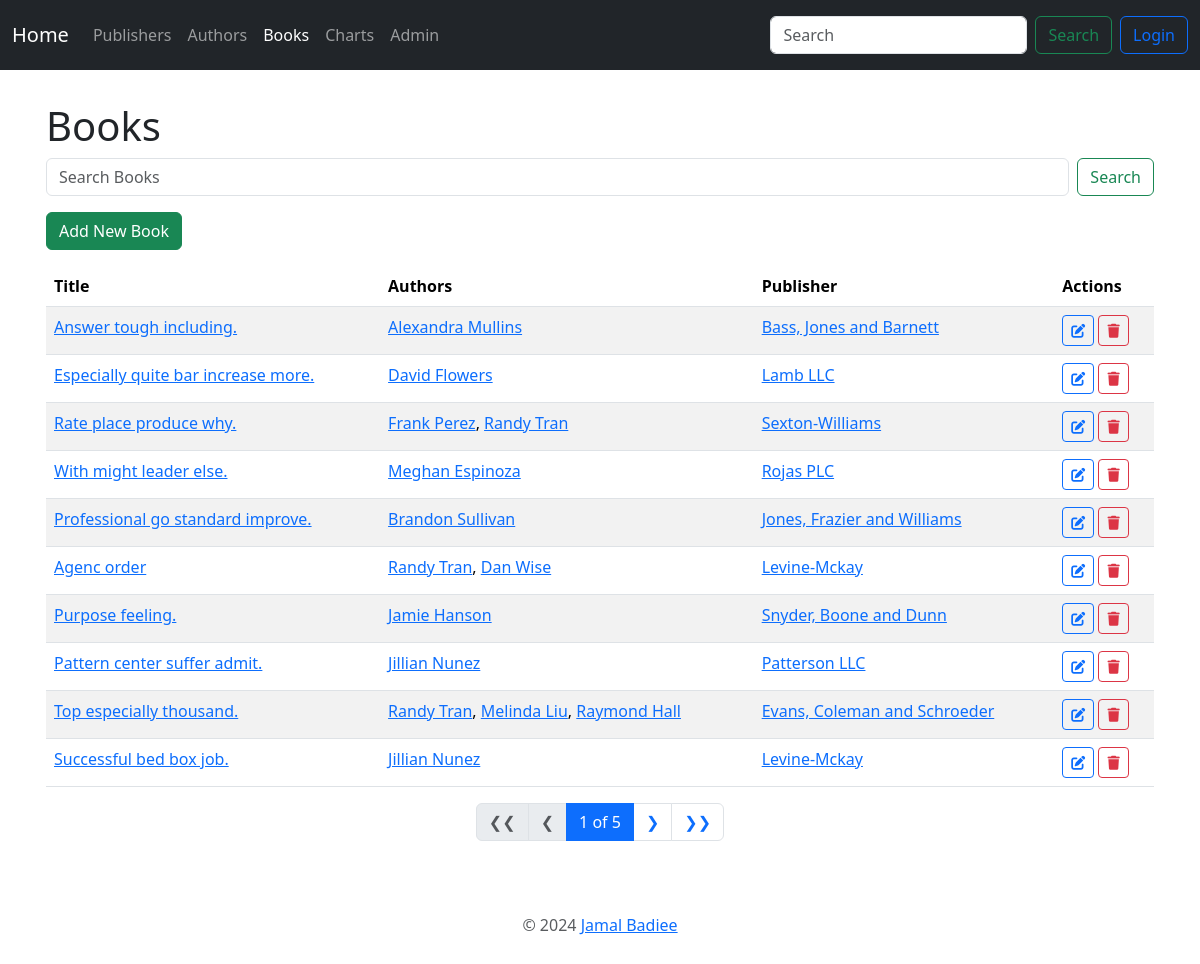
The page /books/ on the database its author committed.
### book_app/models.py (models this page shows, shortened)
class Book(models.Model):
    title = models.CharField(max_length=100)
    authors = models.ManyToManyField("Author")
    cover = models.ImageField(upload_to="book_covers", null=True, blank=True)
    publisher = models.ForeignKey(Publisher, on_delete=models.PROTECT)
    publication_date = models.DateField()
    class Meta:
        ordering = ["-id"]

class Author(models.Model):
    name = models.CharField(max_length=200)
    email = models.EmailField()
    headshot = models.ImageField(
        upload_to="author_headshots", null=True, blank=True)
    class Meta:
        ordering = ["-id"]

class Publisher(models.Model):
    name = models.CharField(max_length=30)
    address = models.CharField(max_length=100)
    city = models.CharField(max_length=100)
    state_province = models.CharField(max_length=100)
    country = models.CharField(max_length=50)
    website = models.URLField()
    class Meta:
        ordering = ["-id"]

### book_app/views.py (the view)
# urls.py: path('books/', BookListView.as_view(), name='book_list'),
class BookListView(ListView):
    model = Book
    context_object_name = "books"
    paginate_by = 10
    def get_context_data(self, **kwargs):
        context = super().get_context_data(**kwargs)
        context['nbar'] = "books"
        return context
    def get_queryset(self):
        queryset = super().get_queryset()
        query = self.request.GET.get('query')
        if query:
            queryset = queryset.filter(Q(title__icontains=query))
        return queryset

### book_app/templates/book_app/book_list.html (shortened to what this page needs)
{% extends 'book_app/base.html' %}
{% block content %}
<h1>Books</h1>
<form class="d-flex mb-3" role="search" action="{% url 'book_app:book_list' %}" method="get">
    <input class="form-control me-2" type="search" placeholder="Search Books" aria-label="Search" name="query"
        value="{{ request.GET.query }}">
    <button class="btn btn-outline-success" type="submit">Search</button>
</form>
<a href="{% url 'book_app:book_add' %}" class="btn btn-success mb-3">Add New Book</a>
<table class="table table-striped">
    <thead>
        <tr>
            <th scope="col">Title</th>
            <th scope="col" class="d-none d-md-table-cell">Authors</th>
            <th scope="col" class="d-none d-md-table-cell">Publisher</th>
            <th scope="col">Actions</th>
        </tr>
    </thead>
    <tbody>
        {% for book in books %}
        <tr>
            <td>
                <a href="{% url 'book_app:book_detail' book.pk %}">{{ book.title }}</a>
            </td>
            <td class="d-none d-md-table-cell">
                {% for author in book.authors.all %}
                <a href="{% url 'book_app:author_detail' author.pk %}">{{ author.name }}</a>{% if not forloop.last%}, {% endif %}
                {% endfor %}
            </td>
            <td class="d-none d-md-table-cell">
                <a href="{% url 'book_app:publisher_detail' book.publisher.pk %}">{{ book.publisher.name }}</a>
            </td>
            <td>
                <a href="{% url 'book_app:book_edit' book.pk %}" class="btn btn-sm btn-outline-primary">
                    <i class="fas fa-edit"></i>
                </a>
                <a href="{% url 'book_app:book_delete' book.pk %}" class="btn btn-sm btn-outline-danger">
                    <i class="fas fa-trash"></i>
                </a>
            </td>
        </tr>
        {% empty %}
        <tr>
            <td colspan="4">No books found.</td>
        </tr>
        {% endfor %}
    </tbody>
</table>
<nav>
    <ul class="pagination justify-content-center">
        {% if page_obj.has_previous %}
        <li class="page-item">
            <a class="page-link" href="?page=1">❮❮</a>
        </li>
        <li class="page-item">
            <a class="page-link" href="?page={{ page_obj.previous_page_number }}">❮</a>
        </li>
        {% else %}
        <li class="page-item disabled">
            <span class="page-link">❮❮</span>
        </li>
        <li class="page-item disabled">
            <span class="page-link">❮</span>
        </li>
        {% endif %}
        <li class="page-item active">
            <span class="page-link">
                {{ page_obj.number }} of {{ page_obj.paginator.num_pages }}
            </span>
        </li>
        {% if page_obj.has_next %}
        <li class="page-item">
            <a class="page-link" href="?page={{ page_obj.next_page_number }}">❯</a>
        </li>
        <li class="page-item">
            <a class="page-link" href="?page={{ page_obj.paginator.num_pages }}">❯❯</a>
        </li>
        {% endif %}
    </ul>
</nav>
{% endblock %}

### rows shown on the page
Book: title "Answer tough including.", publisher.name "Bass, Jones and Barnett"
Author: name "Alexandra Mullins"
Book: title "Especially quite bar increase more.", publisher.name "Lamb LLC"
Author: name "David Flowers"
Book: title "Rate place produce why.", publisher.name "Sexton-Williams"
Author: name "Frank Perez"
Author: name "Randy Tran"
Book: title "With might leader else.", publisher.name "Rojas PLC"
Author: name "Meghan Espinoza"
Book: title "Professional go standard improve.", publisher.name "Jones, Frazier and Williams"
Author: name "Brandon Sullivan"
Book: title "Agenc order", publisher.name "Levine-Mckay"
Author: name "Dan Wise"
Book: title "Purpose feeling.", publisher.name "Snyder, Boone and Dunn"
Author: name "Jamie Hanson"
Book: title "Pattern center suffer admit.", publisher.name "Patterson LLC"
Author: name "Jillian Nunez"
Book: title "Top especially thousand.", publisher.name "Evans, Coleman and Schroeder"
Author: name "Melinda Liu"
Author: name "Raymond Hall"
Book: title "Successful bed box job.", publisher.name "Levine-Mckay"

### other values the page prints
{{ page_obj.number }} "1"
{{ page_obj.paginator.num_pages }} "5"
